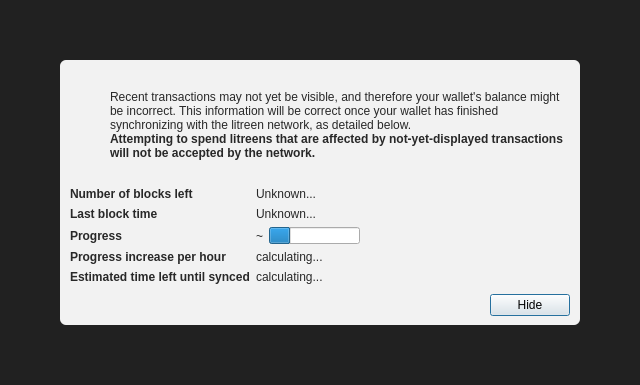
<?xml version="1.0" encoding="UTF-8"?>
<ui version="4.0">
 <class>ModalOverlay</class>
 <widget class="QWidget" name="ModalOverlay">
  <property name="geometry">
   <rect>
    <x>0</x>
    <y>0</y>
    <width>640</width>
    <height>385</height>
   </rect>
  </property>
  <property name="windowTitle">
   <string>Form</string>
  </property>
  <layout class="QVBoxLayout" name="verticalLayout" stretch="0">
   <property name="sizeConstraint">
    <enum>QLayout::SetDefaultConstraint</enum>
   </property>
   <property name="leftMargin">
    <number>0</number>
   </property>
   <property name="topMargin">
    <number>0</number>
   </property>
   <property name="rightMargin">
    <number>0</number>
   </property>
   <property name="bottomMargin">
    <number>0</number>
   </property>
   <item>
    <widget class="QWidget" name="bgWidget" native="true">
     <property name="styleSheet">
      <string notr="true">#bgWidget { background: rgba(0,0,0,220); }</string>
     </property>
     <layout class="QVBoxLayout" name="verticalLayoutMain" stretch="1">
      <property name="leftMargin">
       <number>60</number>
      </property>
      <property name="topMargin">
       <number>60</number>
      </property>
      <property name="rightMargin">
       <number>60</number>
      </property>
      <property name="bottomMargin">
       <number>60</number>
      </property>
      <item>
       <widget class="QWidget" name="contentWidget" native="true">
        <property name="styleSheet">
         <string notr="true">#contentWidget { background: rgba(255,255,255,240); border-radius: 6px; }

QLabel { color: rgb(40,40,40);  }</string>
        </property>
        <layout class="QVBoxLayout" name="verticalLayoutSub" stretch="1,0,0,0">
         <property name="spacing">
          <number>0</number>
         </property>
         <property name="leftMargin">
          <number>10</number>
         </property>
         <property name="topMargin">
          <number>10</number>
         </property>
         <property name="rightMargin">
          <number>10</number>
         </property>
         <property name="bottomMargin">
          <number>10</number>
         </property>
         <item>
          <layout class="QHBoxLayout" name="horizontalLayoutIconText" stretch="0,1">
           <property name="topMargin">
            <number>20</number>
           </property>
           <item>
            <layout class="QVBoxLayout" name="verticalLayoutIcon">
             <property name="leftMargin">
              <number>0</number>
             </property>
             <item>
              <widget class="QPushButton" name="warningIcon">
               <property name="enabled">
                <bool>false</bool>
               </property>
               <property name="text">
                <string/>
               </property>
               <property name="icon">
                <iconset>
                 <normaloff>:/icons/warning</normaloff>
                 <disabledoff>:/icons/warning</disabledoff>:/icons/warning</iconset>
               </property>
               <property name="iconSize">
                <size>
                 <width>48</width>
                 <height>48</height>
                </size>
               </property>
               <property name="flat">
                <bool>true</bool>
               </property>
              </widget>
             </item>
             <item>
              <spacer name="verticalSpacerWarningIcon">
               <property name="orientation">
                <enum>Qt::Vertical</enum>
               </property>
               <property name="sizeHint" stdset="0">
                <size>
                 <width>20</width>
                 <height>40</height>
                </size>
               </property>
              </spacer>
             </item>
            </layout>
           </item>
           <item>
            <layout class="QVBoxLayout" name="verticalLayoutInfoText">
             <property name="leftMargin">
              <number>0</number>
             </property>
             <property name="topMargin">
              <number>0</number>
             </property>
             <item>
              <widget class="QLabel" name="infoText">
               <property name="text">
                <string>Recent transactions may not yet be visible, and therefore your wallet's balance might be incorrect. This information will be correct once your wallet has finished synchronizing with the litreen network, as detailed below.</string>
               </property>
               <property name="textFormat">
                <enum>Qt::RichText</enum>
               </property>
               <property name="wordWrap">
                <bool>true</bool>
               </property>
              </widget>
             </item>
             <item>
              <widget class="QLabel" name="infoTextStrong">
               <property name="font">
                <font>
                 <weight>75</weight>
                 <bold>true</bold>
                </font>
               </property>
               <property name="text">
                <string>Attempting to spend litreens that are affected by not-yet-displayed transactions will not be accepted by the network.</string>
               </property>
               <property name="textFormat">
                <enum>Qt::RichText</enum>
               </property>
               <property name="wordWrap">
                <bool>true</bool>
               </property>
              </widget>
             </item>
             <item>
              <spacer name="verticalSpacerInTextSpace">
               <property name="orientation">
                <enum>Qt::Vertical</enum>
               </property>
               <property name="sizeHint" stdset="0">
                <size>
                 <width>20</width>
                 <height>40</height>
                </size>
               </property>
              </spacer>
             </item>
            </layout>
           </item>
          </layout>
         </item>
         <item>
          <spacer name="verticalSpacerAfterText">
           <property name="orientation">
            <enum>Qt::Vertical</enum>
           </property>
           <property name="sizeHint" stdset="0">
            <size>
             <width>20</width>
             <height>40</height>
            </size>
           </property>
          </spacer>
         </item>
         <item>
          <layout class="QFormLayout" name="formLayout">
           <property name="fieldGrowthPolicy">
            <enum>QFormLayout::FieldsStayAtSizeHint</enum>
           </property>
           <property name="horizontalSpacing">
            <number>6</number>
           </property>
           <property name="verticalSpacing">
            <number>6</number>
           </property>
           <property name="topMargin">
            <number>10</number>
           </property>
           <item row="0" column="0">
            <widget class="QLabel" name="labelNumberOfBlocksLeft">
             <property name="font">
              <font>
               <weight>75</weight>
               <bold>true</bold>
              </font>
             </property>
             <property name="text">
              <string>Number of blocks left</string>
             </property>
            </widget>
           </item>
           <item row="0" column="1">
            <widget class="QLabel" name="numberOfBlocksLeft">
             <property name="text">
              <string>Unknown...</string>
             </property>
            </widget>
           </item>
           <item row="1" column="0">
            <widget class="QLabel" name="labelLastBlockTime">
             <property name="font">
              <font>
               <weight>75</weight>
               <bold>true</bold>
              </font>
             </property>
             <property name="text">
              <string>Last block time</string>
             </property>
            </widget>
           </item>
           <item row="1" column="1">
            <widget class="QLabel" name="newestBlockDate">
             <property name="sizePolicy">
              <sizepolicy hsizetype="Maximum" vsizetype="Preferred">
               <horstretch>0</horstretch>
               <verstretch>0</verstretch>
              </sizepolicy>
             </property>
             <property name="text">
              <string>Unknown...</string>
             </property>
            </widget>
           </item>
           <item row="2" column="0">
            <widget class="QLabel" name="labelSyncDone">
             <property name="font">
              <font>
               <weight>75</weight>
               <bold>true</bold>
              </font>
             </property>
             <property name="text">
              <string>Progress</string>
             </property>
            </widget>
           </item>
           <item row="2" column="1">
            <layout class="QHBoxLayout" name="horizontalLayoutSync" stretch="0,1">
             <item>
              <widget class="QLabel" name="percentageProgress">
               <property name="text">
                <string notr="true">~</string>
               </property>
              </widget>
             </item>
             <item>
              <widget class="QProgressBar" name="progressBar">
               <property name="value">
                <number>24</number>
               </property>
               <property name="format">
                <string/>
               </property>
              </widget>
             </item>
            </layout>
           </item>
           <item row="4" column="0">
            <widget class="QLabel" name="labelProgressIncrease">
             <property name="font">
              <font>
               <weight>75</weight>
               <bold>true</bold>
              </font>
             </property>
             <property name="text">
              <string>Progress increase per hour</string>
             </property>
            </widget>
           </item>
           <item row="4" column="1">
            <widget class="QLabel" name="progressIncreasePerH">
             <property name="text">
              <string>calculating...</string>
             </property>
            </widget>
           </item>
           <item row="5" column="0">
            <widget class="QLabel" name="labelEstimatedTimeLeft">
             <property name="font">
              <font>
               <weight>75</weight>
               <bold>true</bold>
              </font>
             </property>
             <property name="text">
              <string>Estimated time left until synced</string>
             </property>
            </widget>
           </item>
           <item row="5" column="1">
            <widget class="QLabel" name="expectedTimeLeft">
             <property name="text">
              <string>calculating...</string>
             </property>
            </widget>
           </item>
          </layout>
         </item>
         <item>
          <layout class="QHBoxLayout" name="horizontalLayoutButtons">
           <property name="leftMargin">
            <number>10</number>
           </property>
           <property name="topMargin">
            <number>10</number>
           </property>
           <item>
            <spacer name="horizontalSpacer">
             <property name="orientation">
              <enum>Qt::Horizontal</enum>
             </property>
             <property name="sizeHint" stdset="0">
              <size>
               <width>40</width>
               <height>20</height>
              </size>
             </property>
            </spacer>
           </item>
           <item>
            <widget class="QPushButton" name="closeButton">
             <property name="text">
              <string>Hide</string>
             </property>
             <property name="shortcut">
              <string>Esc</string>
             </property>
             <property name="focusPolicy">
              <enum>Qt::StrongFocus</enum>
             </property>
             <property name="default">
              <bool>true</bool>
             </property>
            </widget>
           </item>
          </layout>
         </item>
        </layout>
       </widget>
      </item>
     </layout>
    </widget>
   </item>
  </layout>
 </widget>
 <resources/>
 <connections/>
</ui>
